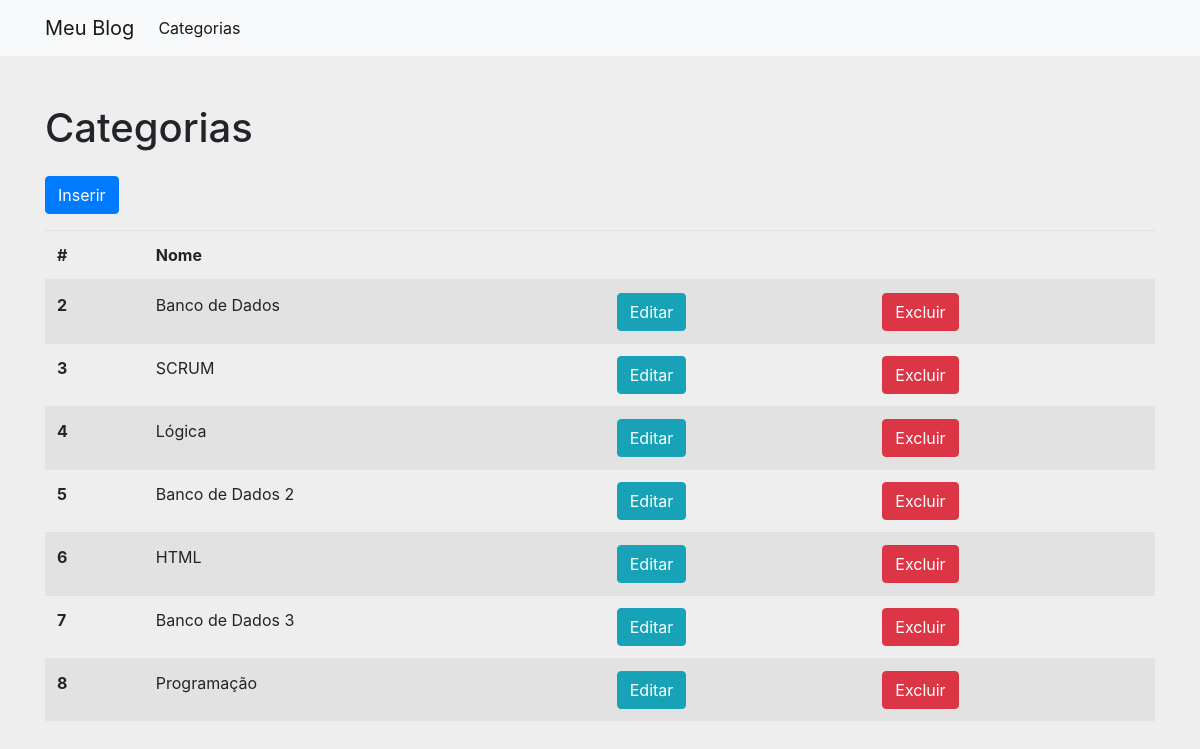
Page /visualizar_categorias/ on the committed database.
### blog/models.py (models this page shows, shortened)
class Categoria(models.Model):
    nome = models.CharField(max_length=40)

### blog/views.py (the view)
# urls.py: path('visualizar_categorias/', visualizar_categorias, name='visualizar_categorias'),
def visualizar_categorias(request):
    categorias = Categoria.objects.all()
    context = {
        'categorias': categorias,
    }
    return render(request, 'visualizar_categorias.html', context)

### blog/templates/visualizar_categorias.html (shortened to what this page needs)
{% extends 'base.html' %}
{% block container %}
    <div class="mt-5">
        <h1>Categorias</h1>
        <a href="{% url 'inserir_categoria' %}" class="btn btn-primary my-3">Inserir</a>
    </div>
    <table class="table table-striped">
        <thead>
        <tr>
            <th scope="col">#</th>
            <th>Nome</th>
            <th></th>
            <th></th>
        </tr>
        </thead>
        <tbody>
        {% for categoria in categorias %}
            <tr>
                <th scope="row">{{ categoria.id }}</th>
                <td>{{ categoria.nome }}</td>
                <td><a class="btn btn-info" href="{% url 'editar_categoria' categoria.id %}">Editar</a></td>
                <td>
                    <button class="btn btn-danger" data-toggle="modal" data-target="#modalConfirmaExclusao">
                        Excluir
                    </button>
                </td>
            </tr>
        {% endfor %}
        </tbody>
    </table>
{% endblock %}

### oficina_django/templates/base.html (shortened to what this page needs)
<!doctype html>
<html lang="pt-br">
<head>
    <link rel="stylesheet" href="https://maxcdn.bootstrapcdn.com/bootstrap/4.0.0/css/bootstrap.min.css"
>
</head>
<body style="background-color: #eee;">
<nav class="navbar navbar-expand-lg navbar-light bg-light">
    <div class="container">
        <a class="navbar-brand" href="{% url 'index' %}">Meu Blog</a>
        <div class="collapse navbar-collapse" id="navbarSupportedContent">
            <ul class="navbar-nav mr-auto">
                <li class="nav-item active">
                    <a class="nav-link" href="{% url 'visualizar_categorias' %}">Categorias</a>
                </li>
            </ul>
        </div>
    </div>
</nav>
<div class="container">
    {% block container %}
    {% endblock %}
</div>
</body>
</html>

### rows in the picture
Categoria: id "2", nome "Banco de Dados"
Categoria: id "3", nome "SCRUM"
Categoria: id "4", nome "Lógica"
Categoria: id "5", nome "Banco de Dados 2"
Categoria: id "6", nome "HTML"
Categoria: id "7", nome "Banco de Dados 3"
Categoria: id "8", nome "Programação"
